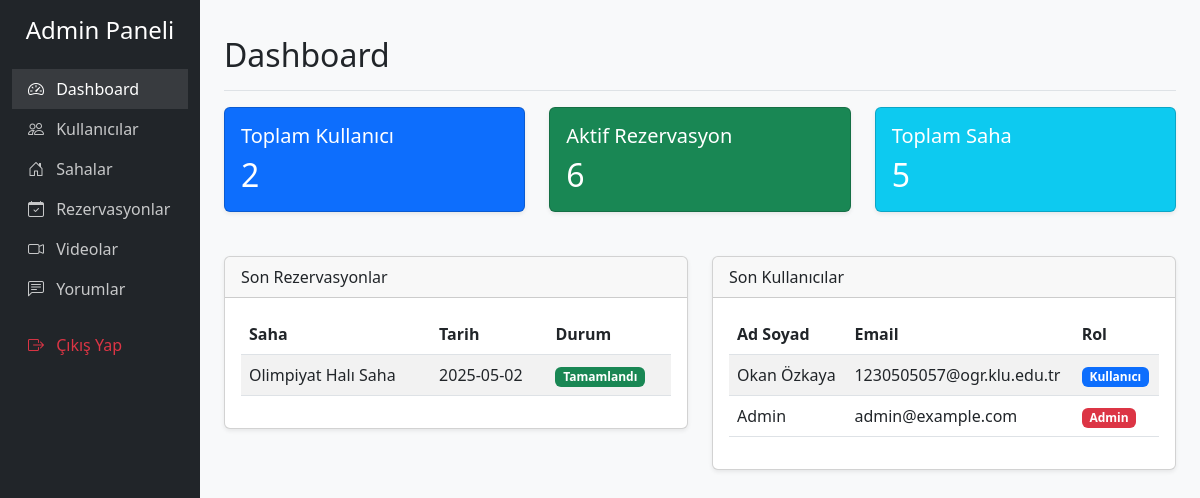
Screenshot of /halisaha-rezervasyon/admin/ (signed in) with the database file from the repository.
### tables this page shows
CREATE TABLE IF NOT EXISTS `rezervasyonlar` (
  `id` int NOT NULL AUTO_INCREMENT,
  `kullanici_id` int NOT NULL,
  `saha_id` int NOT NULL,
  `tarih` date NOT NULL,
  `baslangic_saati` time NOT NULL,
  `bitis_saati` time NOT NULL,
  `ucret` decimal(10,2) NOT NULL,
  `odeme_durumu` enum('bekliyor','tamamlandi','iptal') DEFAULT 'bekliyor',
  `rezervasyon_tarihi` datetime DEFAULT CURRENT_TIMESTAMP,
  PRIMARY KEY (`id`),
  KEY `kullanici_id` (`kullanici_id`),
  KEY `saha_id` (`saha_id`)
);

CREATE TABLE IF NOT EXISTS `sahalar` (
  `id` int NOT NULL AUTO_INCREMENT,
  `ad` varchar(100) NOT NULL,
  `adres` text NOT NULL,
  `aciklama` text,
  `resim` varchar(255) DEFAULT NULL,
  `ucret` decimal(10,2) NOT NULL,
  `aktif` tinyint(1) DEFAULT '1',
  `konum` varchar(255) DEFAULT 'Belirtilmemiş',
  `telefon` varchar(20) DEFAULT NULL,
  `kapasite` int DEFAULT '10',
  `zemin_turu` varchar(100) DEFAULT 'Sentetik',
  `resim_yolu` varchar(255) DEFAULT 'saha.jpg',
  PRIMARY KEY (`id`)
);

CREATE TABLE IF NOT EXISTS `kullanicilar` (
  `id` int NOT NULL AUTO_INCREMENT,
  `ad_soyad` varchar(100) NOT NULL,
  `email` varchar(100) NOT NULL,
  `telefon` varchar(20) DEFAULT NULL,
  `sifre` varchar(255) NOT NULL,
  `rol` enum('admin','kullanici') DEFAULT 'kullanici',
  `kayit_tarihi` datetime DEFAULT CURRENT_TIMESTAMP,
  PRIMARY KEY (`id`),
  UNIQUE KEY `email` (`email`)
);

### halisaha-rezervasyon/admin/dashboard.php (the view)
<div class="d-flex justify-content-between flex-wrap flex-md-nowrap align-items-center pt-3 pb-2 mb-3 border-bottom">
    <h1 class="h2">Dashboard</h1>
</div>
<div class="row">
    <div class="col-md-4">
        <div class="card text-white bg-primary">
            <div class="card-body">
                <h5 class="card-title">Toplam Kullanıcı</h5>
                <?php
                $stmt = $db->query("SELECT COUNT(*) FROM kullanicilar");
                $count = $stmt->fetchColumn();
                ?>
                <h2 class="card-text"><?= $count ?></h2>
            </div>
        </div>
    </div>
    <div class="col-md-4">
        <div class="card text-white bg-success">
            <div class="card-body">
                <h5 class="card-title">Aktif Rezervasyon</h5>
                <?php
                $stmt = $db->query("SELECT COUNT(*) FROM rezervasyonlar WHERE odeme_durumu = 'tamamlandi'");
                $count = $stmt->fetchColumn();
                ?>
                <h2 class="card-text"><?= $count ?></h2>
            </div>
        </div>
    </div>
    <div class="col-md-4">
        <div class="card text-white bg-info">
            <div class="card-body">
                <h5 class="card-title">Toplam Saha</h5>
                <?php
                $stmt = $db->query("SELECT COUNT(*) FROM sahalar WHERE aktif = 1");
                $count = $stmt->fetchColumn();
                ?>
                <h2 class="card-text"><?= $count ?></h2>
            </div>
        </div>
    </div>
</div>
<div class="row mt-4">
    <div class="col-md-6">
        <div class="card">
            <div class="card-header">
                Son Rezervasyonlar
            </div>
            <div class="card-body">
                <table class="table table-striped">
                    <thead>
                        <tr>
                            <th>Saha</th>
                            <th>Tarih</th>
                            <th>Durum</th>
                        </tr>
                    </thead>
                    <tbody>
                        <?php
                        $stmt = $db->query("
                            SELECT r.id, s.ad, r.tarih, r.odeme_durumu
                            FROM rezervasyonlar r
                            JOIN sahalar s ON r.saha_id = s.id
                            ORDER BY r.rezervasyon_tarihi DESC LIMIT 5
                        ");
                        while ($row = $stmt->fetch(PDO::FETCH_ASSOC)) {
                            echo "<tr>
                                <td>{$row['ad']}</td>
                                <td>{$row['tarih']}</td>
                                <td>";
                            if ($row['odeme_durumu'] == 'tamamlandi') {
                                echo '<span class="badge bg-success">Tamamlandı</span>';
                            } elseif ($row['odeme_durumu'] == 'bekliyor') {
                                echo '<span class="badge bg-warning">Bekliyor</span>';
                            } else {
                                echo '<span class="badge bg-danger">İptal</span>';
                            }
                            echo "</td>
                            </tr>";
                        }
                        ?>
                    </tbody>
                </table>
            </div>
        </div>
    </div>
    <div class="col-md-6">
        <div class="card">
            <div class="card-header">
                Son Kullanıcılar
            </div>
            <div class="card-body">
                <table class="table table-striped">
                    <thead>
                        <tr>
                            <th>Ad Soyad</th>
                            <th>Email</th>
                            <th>Rol</th>
                        </tr>
                    </thead>
                    <tbody>
                        <?php
                        $stmt = $db->query("SELECT ad_soyad, email, rol FROM kullanicilar ORDER BY kayit_tarihi DESC LIMIT 5");
                        while ($row = $stmt->fetch(PDO::FETCH_ASSOC)) {
                            echo "<tr>
                                <td>{$row['ad_soyad']}</td>
                                <td>{$row['email']}</td>
                                <td>";
                            echo $row['rol'] == 'admin' ? '<span class="badge bg-danger">Admin</span>' : '<span class="badge bg-primary">Kullanıcı</span>';
                            echo "</td>
                            </tr>";
                        }
                        ?>
                    </tbody>
                </table>
            </div>
        </div>
    </div>
</div>

### halisaha-rezervasyon/admin/index.php (style rules this page uses)
body { background-color: #f8f9fa; }
.card { margin-bottom: 20px; box-shadow: 0 0.125rem 0.25rem rgba(0, 0, 0, 0.075); }

### rows the page displays
rezervasyonlar: sahalar.ad "Olimpiyat Halı Saha", tarih "2025-05-02", odeme_durumu "Tamamlandı"
kullanicilar: ad_soyad "Okan Özkaya", email "1230505057@ogr.klu.edu.tr", rol "Kullanıcı"
kullanicilar: ad_soyad "Admin", email "admin@example.com", rol "Admin"

### other values shown
$count "2"
$count "6"
$count "5"
